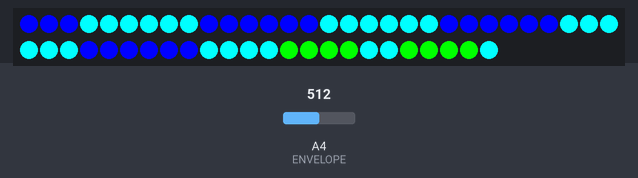
Bench run of a sketch on a simulated Arduino Uno, built with avr-gcc and run on an emulated ATmega328P. Parts: 54 RGB LEDs in strip order, left to right, continuing on the next row. Inputs (shaded band) come from the test bench; at power-on: A4 (ENVELOPE) = 512.

Above: at 0.82 s.
1.3 s: A4 (ENVELOPE) set to 483
2.8 s: A4 (ENVELOPE) set to 459
5.8 s: A4 (ENVELOPE) set to 434
7.3 s: A4 (ENVELOPE) set to 414
10.3 s: A4 (ENVELOPE) set to 236
At 10.62 s:
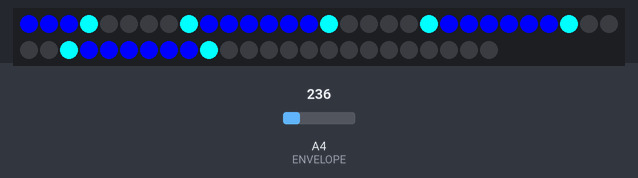
11.9 s: A4 (ENVELOPE) set to 201
Timing chart, 0 to 14.9 s (numbered marks = the images above; inputs shaded):
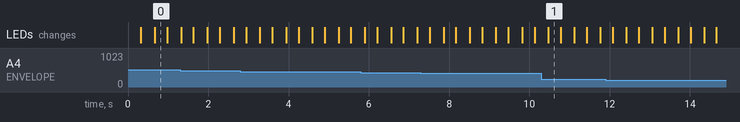

The sketch:

volume_meter.ino
```cpp
#include <stdarg.h>

#include "SPI.h"

#define __WS2801

#ifdef __WS2801
#include "Adafruit_WS2801.h"
#else
#include <Adafruit_NeoPixel.h>
#endif

#define ENVELOPE          A4
#define GATE              A5
#define LED_STRIP_LENGTH  54   // The total number of LED pixels
#define DATA_PIN          2    // Data wire for pixels (both WS2801 & WS2811 style)

#define SAMPLE_COUNT_MAX  10
#define VU_HEIGHT         9

#ifdef __WS2801
#define CLOCK_PIN         3    // Clock wire for WS2801-style pixels only
Adafruit_WS2801 strip = Adafruit_WS2801(LED_STRIP_LENGTH, DATA_PIN, CLOCK_PIN);
#else
Adafruit_NeoPixel strip = Adafruit_NeoPixel(LED_STRIP_LENGTH, DATA_PIN, NEO_GRB + NEO_KHZ800);
#endif

#define RED               Color(255,0,0)
#define YELLOW            Color(255,255,0)
#define GREEN             Color(0,255,0)
#define OFF               0

int vol=0;
int avg=0;
int minVol=1024;
int maxVol=0;
int avgVol=0;

int sampleCount = 0;

// Create a 24 bit color value from R,G,B
uint32_t Color(byte r, byte g, byte b)
{
  uint32_t c;
  c = b;
  c <<= 8;
  c |= r;
  c <<= 8;
  c |= g;
  return c;
}

void displayVolume(int vol, int zones)
{
  int rows = 0;
  int range = maxVol - minVol;
  int zoneSize = (range / zones) + 1;

  rows =  vol / zoneSize;
  switch (rows) {
    case 9:
      strip.setPixelColor(51, RED);
      strip.setPixelColor(50, RED);
      strip.setPixelColor(45, RED);
      strip.setPixelColor(44, RED);
    case 8:
      strip.setPixelColor(52, RED);
      strip.setPixelColor(49, RED);
      strip.setPixelColor(46, RED);
      strip.setPixelColor(43, RED);
    case 7:
      strip.setPixelColor(53, YELLOW);
      strip.setPixelColor(48, YELLOW);
      strip.setPixelColor(47, YELLOW);
      strip.setPixelColor(42, YELLOW);
    case 6:
      strip.setPixelColor(5, YELLOW);
      strip.setPixelColor(6, YELLOW);
      strip.setPixelColor(17, YELLOW);
      strip.setPixelColor(18, YELLOW);
      strip.setPixelColor(29, YELLOW);
      strip.setPixelColor(30, YELLOW);
      strip.setPixelColor(41, YELLOW);
    case 5:
      strip.setPixelColor(4, YELLOW);
      strip.setPixelColor(7, YELLOW);
      strip.setPixelColor(16, YELLOW);
      strip.setPixelColor(19, YELLOW);
      strip.setPixelColor(28, YELLOW);
      strip.setPixelColor(31, YELLOW);
      strip.setPixelColor(40, YELLOW);
    case 4:
      strip.setPixelColor(3, YELLOW);
      strip.setPixelColor(8, YELLOW);
      strip.setPixelColor(15, YELLOW);
      strip.setPixelColor(20, YELLOW);
      strip.setPixelColor(27, YELLOW);
      strip.setPixelColor(32, YELLOW);
      strip.setPixelColor(39, YELLOW);
    case 3:
      strip.setPixelColor(2, GREEN);
      strip.setPixelColor(9, GREEN);
      strip.setPixelColor(14, GREEN);
      strip.setPixelColor(21, GREEN);
      strip.setPixelColor(26, GREEN);
      strip.setPixelColor(33, GREEN);
      strip.setPixelColor(38, GREEN);
    case 2:
      strip.setPixelColor(1, GREEN);
      strip.setPixelColor(10, GREEN);
      strip.setPixelColor(13, GREEN);
      strip.setPixelColor(22, GREEN);
      strip.setPixelColor(25, GREEN);
      strip.setPixelColor(34, GREEN);
      strip.setPixelColor(37, GREEN);
    case 1:
      strip.setPixelColor(0, GREEN);
      strip.setPixelColor(11, GREEN);
      strip.setPixelColor(12, GREEN);
      strip.setPixelColor(23, GREEN);
      strip.setPixelColor(24, GREEN);
      strip.setPixelColor(35, GREEN);
      strip.setPixelColor(36, GREEN);
      break;
  }

  strip.show();
  delay(10);
}

void clearVolume()
{
  for (int j=0; j<LED_STRIP_LENGTH; j++)
  {
    strip.setPixelColor(j, OFF);
  }
  strip.show();
}

void setup()
{
  // put your setup code here, to run once:
  pinMode(ENVELOPE, INPUT);
  pinMode(GATE, INPUT);


  Serial.begin(9600);
  strip.begin();
  strip.show();
}

void loop()
{
  vol = analogRead(ENVELOPE);

  // Compute an average
  avg = ((sampleCount * avgVol) + vol) / (sampleCount + 1);
  if (sampleCount < SAMPLE_COUNT_MAX) sampleCount++;
  avgVol = avg;

  // Set maxVol using simple max...
  if (vol > maxVol) maxVol = vol;

  // minVol is a % of maxVol
  minVol = (avgVol / (VU_HEIGHT + 1));

  // put your main code here, to run repeatedly:
  displayVolume(vol, VU_HEIGHT);
  clearVolume();
}
```

Measured:
- after the input at 10.3 s, the LEDs: change after 0.17 s (image 1)
